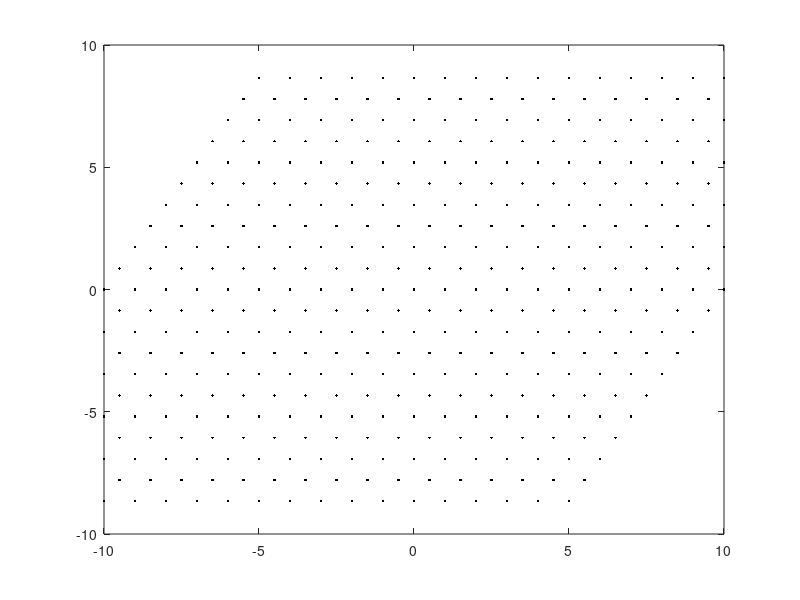
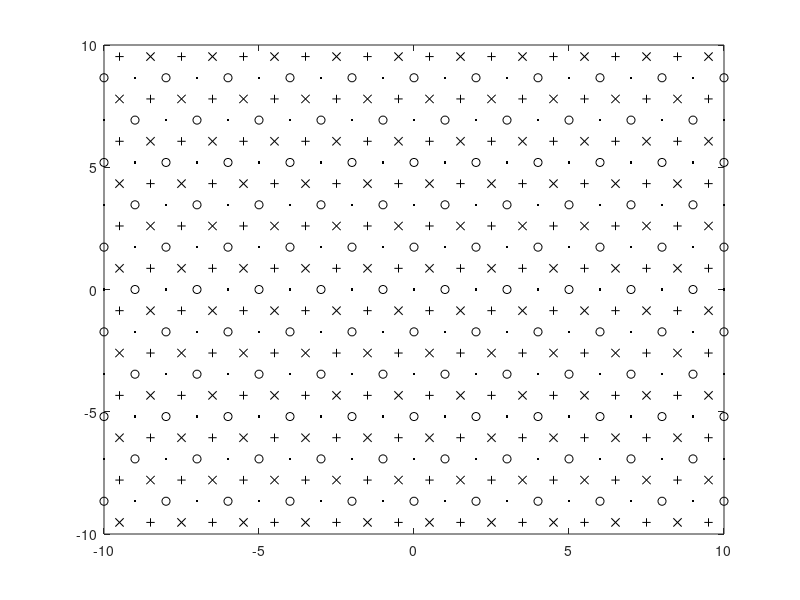

Reproduce these figures in MATLAB, in order. (Note: this script raises an error after producing the figures.)

% make a plot of the A2 lattice to discuss shaping and lattice gain

M = [1 0; .5 sqrt(3)/2];


i1range = 10;
i2range = 10;
xrange = [-10,10];
yrange = [-10,10];
lattpts = [];
enlist = [];
ijlist = [];
for i1=-i1range:i1range					% walk over a range of values
  for i2 = -i2range:i2range
	lattpt = [i1 i2]*M; 				% get the lattice point
	if(lattpt(1) < xrange(1) | lattpt(1) > xrange(2) | ...
	  lattpt(2) < yrange(1) | lattpt(2) > yrange(2))
      continue;  % throw away pts outside of plot range
	end;
	lattpts = [lattpts; lattpt];
	enlist = [enlist; lattpt(1)^2 + lattpt(2)^2];
	ijlist = [ijlist; [i1 i2]];
  end
end
figure(1);  clf;
plot(lattpts(:,1),lattpts(:,2),'k.');
[enlist,idx] = sort(enlist);
lattpts = lattpts(idx,:);
ijlist = ijlist(idx,:);

r16 = sqrt(enlist(16));
En16 = sum(enlist(1:16))/16;

r32 = sqrt(enlist(32));
En32 = sum(enlist(1:32))/32;

r64 = sqrt(enlist(64));
En64 = sum(enlist(1:64))/64;

r128 = sqrt(enlist(128));
En128 = sum(enlist(1:128))/128;

r256 = sqrt(enlist(256));
En256 = sum(enlist(1:256))/256;


% Now do the coset stuff
M2 = 2*M;  % generator for sublattice
lattpts1 = [];
lattpts2 = [];
lattpts3 = [];
lattpts4 = [];
for i1=-i1range:i1range					% walk over a range of values
  for i2 = -i2range:i2range
	lattpt1 = [i1 i2]*M2; 				% get the sublattice point
	if(~(lattpt1(1) < xrange(1) | lattpt1(1) > xrange(2) | ...
	  lattpt1(2) < yrange(1) | lattpt1(2) > yrange(2)))
      lattpts1 = [lattpts1; lattpt1];
	end
	lattpt2 = lattpt1 + [1 0];			% first coset point
	if(~(lattpt2(1) < xrange(1) | lattpt2(1) > xrange(2) | ...
	  lattpt2(2) < yrange(1) | lattpt2(2) > yrange(2)))
      lattpts2 = [lattpts2; lattpt2];
	end
	lattpt3 = lattpt1 + M(2,:);			% second coset point
	if(~(lattpt3(1) < xrange(1) | lattpt3(1) > xrange(2) | ...
	  lattpt3(2) < yrange(1) | lattpt3(2) > yrange(2)))
      lattpts3 = [lattpts3; lattpt3];
	end
	lattpt4 = lattpt1 + sum(M);			% third coset point
	if(~(lattpt4(1) < xrange(1) | lattpt4(1) > xrange(2) | ...
	  lattpt4(2) < yrange(1) | lattpt4(2) > yrange(2)))
      lattpts4 = [lattpts4; lattpt4];
	end
  end
end
figure(2); clf;
plot(lattpts1(:,1),lattpts1(:,2),'k.');
hold on
plot(lattpts2(:,1),lattpts2(:,2),'ko');
plot(lattpts3(:,1),lattpts3(:,2),'kx');
plot(lattpts4(:,1),lattpts4(:,2),'k+');

x = plotcirc(0,0,r16);
plot(x(1,:),x(2,:),'k--');

x = plotcirc(0,0,r32);
plot(x(1,:),x(2,:),'k--');

x = plotcirc(0,0,r64);
plot(x(1,:),x(2,:),'k--');

x = plotcirc(0,0,r128);
plot(x(1,:),x(2,:),'k--');

x = plotcirc(0,0,r256);
plot(x(1,:),x(2,:),'k--');

axis 'equal';
axis([xrange yrange]);

h = legend('$2\Lambda$','$2\Lambda+(1,0))$','$2\Lambda+(1/2,\sqrt{3}/2)$',...
	'$2\Lambda+(3/2,\sqrt{3}/2)$')
set(h,'interpreter','latex')
set(gca,'fontsize',18);

printcrop('a2constcirc.pdf');
print -deps a2constcirc.ps
